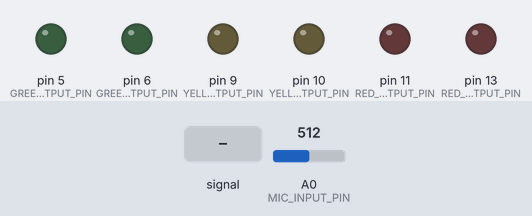
Recording of a sketch running on a simulated Arduino Uno, built with avr-gcc and run on an emulated ATmega328P. On the bench: output pins drawn as LEDs (lit = HIGH). The test bench sets the inputs (shaded band); at power-on: A0 (MIC_INPUT_PIN) = 512.

Above: at 1.2 s.
1.3 s: A0 (MIC_INPUT_PIN) fed a 2 Hz sine of ±306 counts around its level
At 1.46 s:
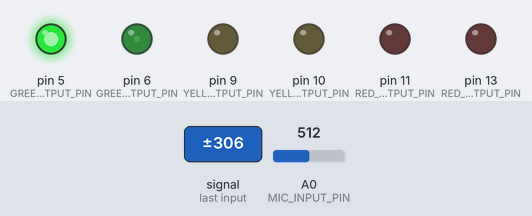
4.3 s: A0 (MIC_INPUT_PIN) set to 610
5.8 s: A0 (MIC_INPUT_PIN) fed a 200 Hz sine of ±81 counts around its level
At 6.9 s:
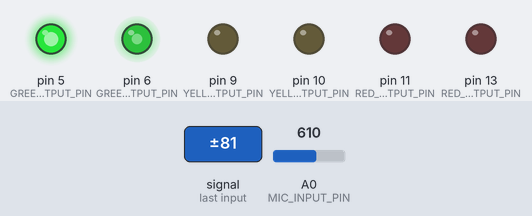
7.3 s: A0 (MIC_INPUT_PIN) fed a 1000 Hz sine of ±255 counts around its level
At 8.5 s:
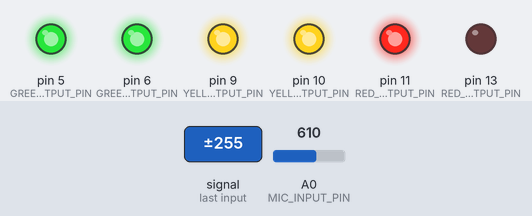
8.8 s: A0 (MIC_INPUT_PIN) set to 306
At 9.2 s:
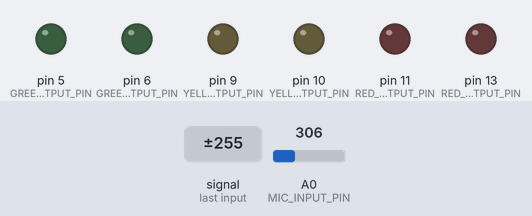
10.3 s: A0 (MIC_INPUT_PIN) fed a 50 Hz sine of ±306 counts around its level
At 11.6 s:
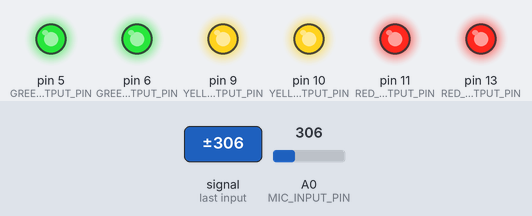
Timing chart, 0 to 12.8 s (numbered marks = the images above; inputs shaded):
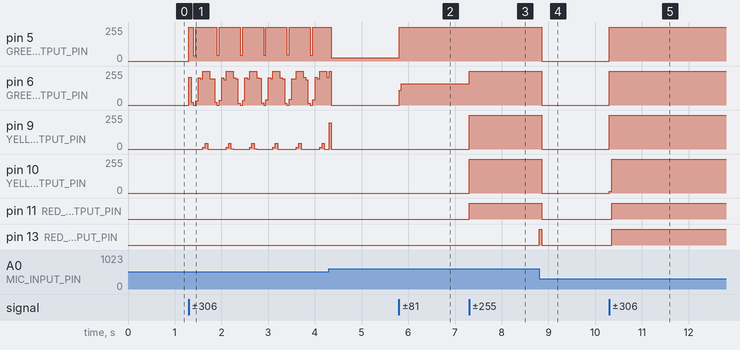

The sketch:

SoundLevelSixLEDs.ino
```cpp
/*
 * Simple VUMeter using an electret microphone (with built-in amp) on A0
 * and an LED for output on Pin 3
 *
 * We also have a version with an OLED called: SoundLevelSixLEDsWithOLED.ino
 *
 * By Jon E. Froehlich
 * @jonfroehlich
 * http://makeabilitylab.io
 *
 */


// Max analog input value from the mic amp; tuned to match SoundLevelSixLEDsWithOLED.
// (Full ADC range is ~1024 with 5V, ~676 with 3.3V on Arduino Uno/Leonardo; tune to taste.)
const int MAX_ANALOG_IN = 600;

const int MAX_ANALOG_OUT = 255;
const int MIC_INPUT_PIN = A0;


const int _micSampleWindow = 50; // Sample window width in ms (50 ms = 20Hz)

const int GREEN_LED1_OUTPUT_PIN = 5;
const int GREEN_LED2_OUTPUT_PIN = 6;
const int YELLOW_LED1_OUTPUT_PIN =9;
const int YELLOW_LED2_OUTPUT_PIN = 10;
const int RED_LED1_OUTPUT_PIN = 11;
const int RED_LED2_OUTPUT_PIN = 13;
const int NUM_LEDS = 6;
const int LED_PINS[NUM_LEDS] = {
  GREEN_LED1_OUTPUT_PIN,
  GREEN_LED2_OUTPUT_PIN,
  YELLOW_LED1_OUTPUT_PIN,
  YELLOW_LED2_OUTPUT_PIN,
  RED_LED1_OUTPUT_PIN,
  RED_LED2_OUTPUT_PIN,
};

void setup() {
  Serial.begin(9600);
  for(int i = 0; i < NUM_LEDS; i++){
    int ledPin = LED_PINS[i];
    pinMode(ledPin, OUTPUT);
  }
  pinMode(MIC_INPUT_PIN, INPUT);
}

void loop() {

  unsigned long startMillis= millis();  // Start of sample window
  unsigned int peakToPeak = 0;   // peak-to-peak level

  unsigned int signalMax = 0;
  unsigned int signalMin = MAX_ANALOG_IN;

  // collect data for 50 mS
  while (millis() - startMillis < _micSampleWindow){
    const int micInVal = analogRead(MIC_INPUT_PIN);

    if (micInVal > signalMax){
      signalMax = micInVal;  // save just the max levels
    }else if (micInVal < signalMin){
      signalMin = micInVal;  // save just the min levels
    }
  }
  peakToPeak = signalMax - signalMin;  // max - min = peak-peak amplitude
  peakToPeak = constrain(peakToPeak, 0, MAX_ANALOG_IN);

  // Translate peakToPeak voltage signal to a VU meter value
  long vuMeterVal = map(peakToPeak, 0, MAX_ANALOG_IN, 0, MAX_ANALOG_OUT * NUM_LEDS);

  // Figure out how many LEDs should be fully on + remainder for analog out
  int numLedsOn = vuMeterVal / MAX_ANALOG_OUT;
  int lastLedVal = vuMeterVal - (numLedsOn * MAX_ANALOG_OUT);

  // Set LED output vals
  for(int i = 0; i < NUM_LEDS; i++){
    int ledPin = LED_PINS[i];

    if(i < numLedsOn){
      digitalWrite(ledPin, HIGH);
    }else if(i == numLedsOn){
      analogWrite(ledPin, lastLedVal);
    }else{
      digitalWrite(ledPin, LOW);
    }
  }
}
```

Measured:
- after the input at 5.8 s, pin 5 (GREEN_LED1_OUTPUT_PIN): 25/255 → 255/255 at once; pin 6 (GREEN_LED2_OUTPUT_PIN): 0/255 → 158/255 at once
- after the input at 7.3 s, pin 6 (GREEN_LED2_OUTPUT_PIN): 158/255 → 255/255 at once; pin 9 (YELLOW_LED1_OUTPUT_PIN), pin 10 (YELLOW_LED2_OUTPUT_PIN): 0/255 → 255/255 at once; pin 11 (RED_LED1_OUTPUT_PIN): LOW → HIGH at once
- after the input at 8.8 s, pin 5 (GREEN_LED1_OUTPUT_PIN), pin 6 (GREEN_LED2_OUTPUT_PIN), pin 9 (YELLOW_LED1_OUTPUT_PIN), pin 10 (YELLOW_LED2_OUTPUT_PIN): 255/255 → 0/255 after 0.05 s; pin 11 (RED_LED1_OUTPUT_PIN): HIGH → LOW after 0.05 s; pin 13 (RED_LED2_OUTPUT_PIN): LOW → HIGH at once, → LOW 0.05 s later
- after the input at 10.3 s, pin 5 (GREEN_LED1_OUTPUT_PIN), pin 6 (GREEN_LED2_OUTPUT_PIN), pin 9 (YELLOW_LED1_OUTPUT_PIN), pin 10 (YELLOW_LED2_OUTPUT_PIN): 0/255 → 255/255 at once; pin 11 (RED_LED1_OUTPUT_PIN), pin 13 (RED_LED2_OUTPUT_PIN): LOW → HIGH after 0.06 s
